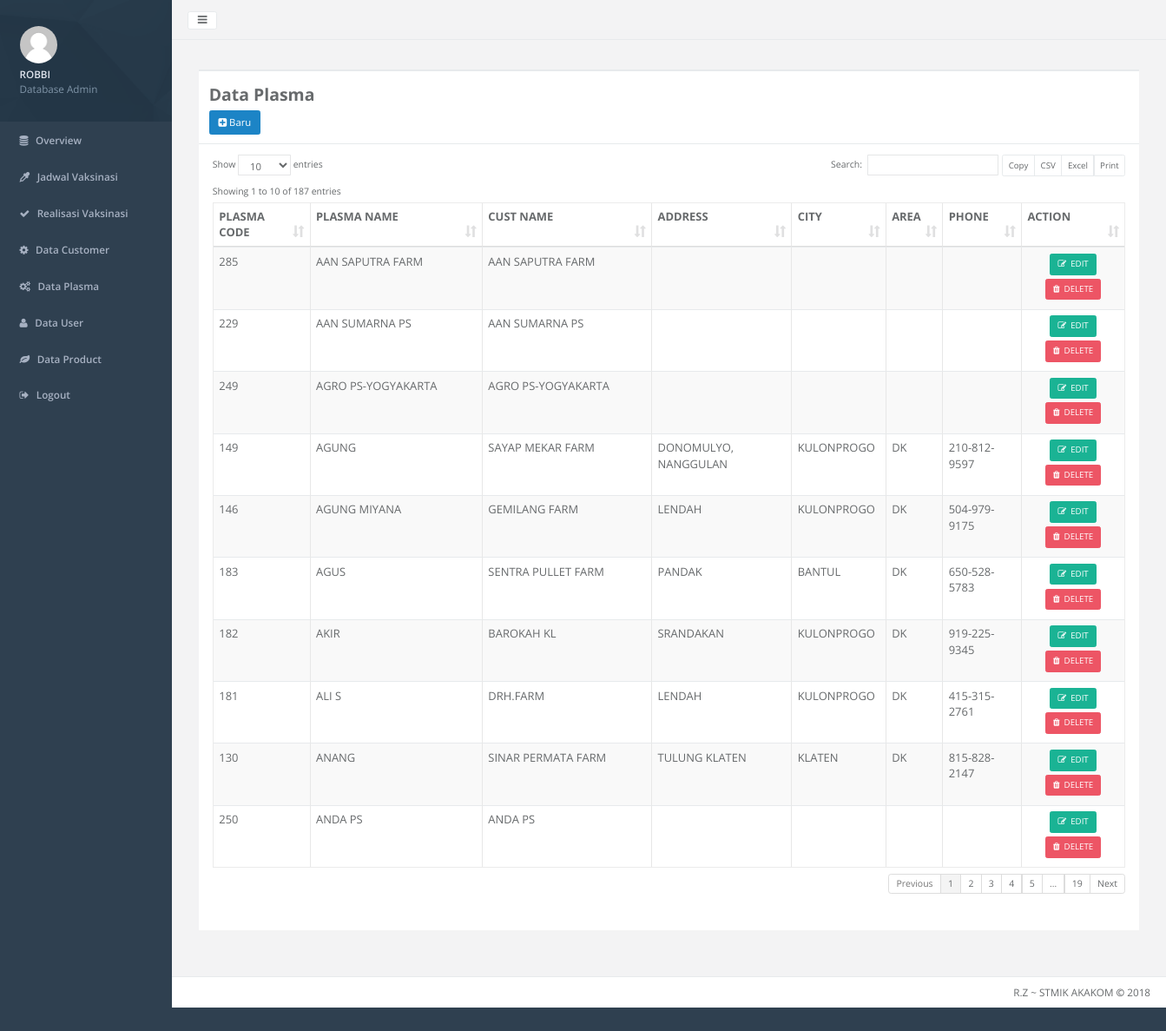
/_admin/home.php?hal=plasma-data (signed in), run on the app's committed database.
### tables this page shows
CREATE TABLE IF NOT EXISTS `plasma` (
`plasmacode` int(8) NOT NULL,
  `custcode` varchar(5) NOT NULL,
  `plasmaname` varchar(32) NOT NULL,
  `address` varchar(128) NOT NULL,
  `city` varchar(32) NOT NULL,
  `area` enum('DK','LK') NOT NULL,
  `phone` varchar(16) NOT NULL
);

CREATE TABLE IF NOT EXISTS `customer` (
  `custcode` char(5) NOT NULL,
  `custname` varchar(32) NOT NULL,
  `category` enum('PS','Farm','KK','KL','KN') NOT NULL,
  `salesman` varchar(3) NOT NULL
);

### _admin/plasma-data.php (the view, shortened to what this page needs)
<div class="wrapper wrapper-content animated fadeInRight" style="zoom: 0.9;">
    <div class="row">
        <div class="col-lg-12">
            <div class="ibox float-e-margins">
                <div class="ibox-title">
                    <h2><b>Data Plasma</b></h2>
                    <a class="btn btn-success" href="home.php?hal=plasma-tambah"><i class="fa fa-plus-square"></i>&nbsp;Baru</a>
                </div>
                <div class="ibox-content">
                    <div class="table-responsive">
                        <table class="table table-striped table-bordered table-hover dataTables-examples" >
                            <thead>
                                <tr>
                                    <th>PLASMA CODE</th>
                                    <th>PLASMA NAME</th>
                                    <th>CUST NAME</th>
                                    <th>ADDRESS</th>
                                    <th>CITY</th>
                                    <th>AREA</th>
                                    <th>PHONE</th>
                                    <th>ACTION</th>
                                </tr>
                            </thead>
                            <tbody>
                            <?php
                            include '../koneksi.php';
                            $sql = "SELECT * FROM plasma,customer WHERE plasma.custcode = customer.custcode ORDER BY plasmaname";
                            $query = mysqli_query($kon, $sql);
                            while ($row = mysqli_fetch_array($query)) {
                            ?>
                                <tr>
                                    <td><?php echo $row['plasmacode'];?></td>
                                    <td><?php echo $row['plasmaname'];?></td>
                                    <td><?php echo $row['custname'];?></td>
                                    <td><?php echo $row['address'];?></td>
                                    <td><?php echo $row['city'];?></td>
                                    <td><?php echo $row['area'];?></td>
                                    <td><?php echo $row['phone'];?></td>
                                    <td class="center">
                                        <center>
                                            <a class="btn btn-sm btn-primary" href="home.php?hal=plasma-edit&plasmacode=<?php echo $row['plasmacode']?>" title="Edit"><i class="fa fa-edit"></i>&nbsp EDIT</a>
                                            <a class="btn btn-sm btn-danger" href="home.php?hal=plasma-hapus&plasmacode=<?php echo $row['plasmacode']?>" title="Delete" onclick="return confirm('Apakah Anda Mau Menghapus <?php echo $row['plasmaname']?>')"><i class="fa fa-trash"></i>&nbsp DELETE</a>
                                        </center>
                                    </td>
                                </tr>
                            <?php } ?>
                            </tbody>
                        </table>
                    </div>
                </div>
            </div>
        </div>
    </div>
</div>

### data on the page
plasma: plasmacode "285", plasmaname "AAN SAPUTRA FARM", customer.custname "AAN SAPUTRA FARM"
plasma: plasmacode "229", plasmaname "AAN SUMARNA PS", customer.custname "AAN SUMARNA PS"
plasma: plasmacode "249", plasmaname "AGRO PS-YOGYAKARTA", customer.custname "AGRO PS-YOGYAKARTA"
plasma: plasmacode "149", plasmaname "AGUNG", customer.custname "SAYAP MEKAR FARM", address "DONOMULYO, NANGGULAN", city "KULONPROGO", area "DK", phone "210-812-9597"
plasma: plasmacode "146", plasmaname "AGUNG MIYANA", customer.custname "GEMILANG FARM", address "LENDAH", city "KULONPROGO", area "DK", phone "504-979-9175"
plasma: plasmacode "183", plasmaname "AGUS", customer.custname "SENTRA PULLET FARM", address "PANDAK", city "BANTUL", area "DK", phone "650-528-5783"
plasma: plasmacode "182", plasmaname "AKIR", customer.custname "BAROKAH KL", address "SRANDAKAN", city "KULONPROGO", area "DK", phone "919-225-9345"
plasma: plasmacode "181", plasmaname "ALI S", customer.custname "DRH.FARM", address "LENDAH", city "KULONPROGO", area "DK", phone "415-315-2761"
plasma: plasmacode "130", plasmaname "ANANG", customer.custname "SINAR PERMATA FARM", address "TULUNG KLATEN", city "KLATEN", area "DK", phone "815-828-2147"
plasma: plasmacode "250", plasmaname "ANDA PS", customer.custname "ANDA PS"

### other printed values
substr($username, 0, 30) "ROBBI"
